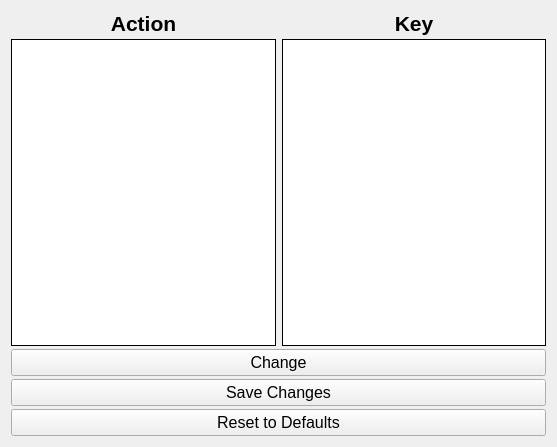
<?xml version="1.0" encoding="UTF-8"?>
<ui version="4.0">
 <class>Form</class>
 <widget class="QWidget" name="Form">
  <property name="geometry">
   <rect>
    <x>0</x>
    <y>0</y>
    <width>557</width>
    <height>447</height>
   </rect>
  </property>
  <property name="windowTitle">
   <string>Form</string>
  </property>
  <layout class="QGridLayout" name="gridLayout">
   <property name="verticalSpacing">
    <number>3</number>
   </property>
   <item row="2" column="1">
    <widget class="QListWidget" name="key_listwidget">
     <property name="font">
      <font>
       <pointsize>12</pointsize>
      </font>
     </property>
     <property name="frameShape">
      <enum>QFrame::Box</enum>
     </property>
     <property name="frameShadow">
      <enum>QFrame::Plain</enum>
     </property>
    </widget>
   </item>
   <item row="0" column="0">
    <widget class="QLabel" name="label">
     <property name="font">
      <font>
       <pointsize>16</pointsize>
       <weight>75</weight>
       <bold>true</bold>
      </font>
     </property>
     <property name="text">
      <string>Action</string>
     </property>
     <property name="alignment">
      <set>Qt::AlignCenter</set>
     </property>
    </widget>
   </item>
   <item row="2" column="0">
    <widget class="QListWidget" name="action_listwidget">
     <property name="font">
      <font>
       <pointsize>12</pointsize>
      </font>
     </property>
     <property name="frameShape">
      <enum>QFrame::Box</enum>
     </property>
     <property name="frameShadow">
      <enum>QFrame::Plain</enum>
     </property>
     <property name="selectionMode">
      <enum>QAbstractItemView::SingleSelection</enum>
     </property>
    </widget>
   </item>
   <item row="4" column="0" colspan="2">
    <widget class="QPushButton" name="pushButton_2">
     <property name="font">
      <font>
       <pointsize>12</pointsize>
      </font>
     </property>
     <property name="text">
      <string>Save Changes</string>
     </property>
    </widget>
   </item>
   <item row="0" column="1">
    <widget class="QLabel" name="label_2">
     <property name="font">
      <font>
       <pointsize>16</pointsize>
       <weight>75</weight>
       <bold>true</bold>
      </font>
     </property>
     <property name="text">
      <string>Key</string>
     </property>
     <property name="alignment">
      <set>Qt::AlignCenter</set>
     </property>
    </widget>
   </item>
   <item row="3" column="0" colspan="2">
    <widget class="QPushButton" name="pushButton">
     <property name="font">
      <font>
       <pointsize>12</pointsize>
      </font>
     </property>
     <property name="text">
      <string>Change</string>
     </property>
    </widget>
   </item>
   <item row="5" column="0" colspan="2">
    <widget class="QPushButton" name="pushButton_3">
     <property name="font">
      <font>
       <pointsize>12</pointsize>
      </font>
     </property>
     <property name="text">
      <string>Reset to Defaults</string>
     </property>
    </widget>
   </item>
  </layout>
 </widget>
 <resources/>
 <connections/>
</ui>
